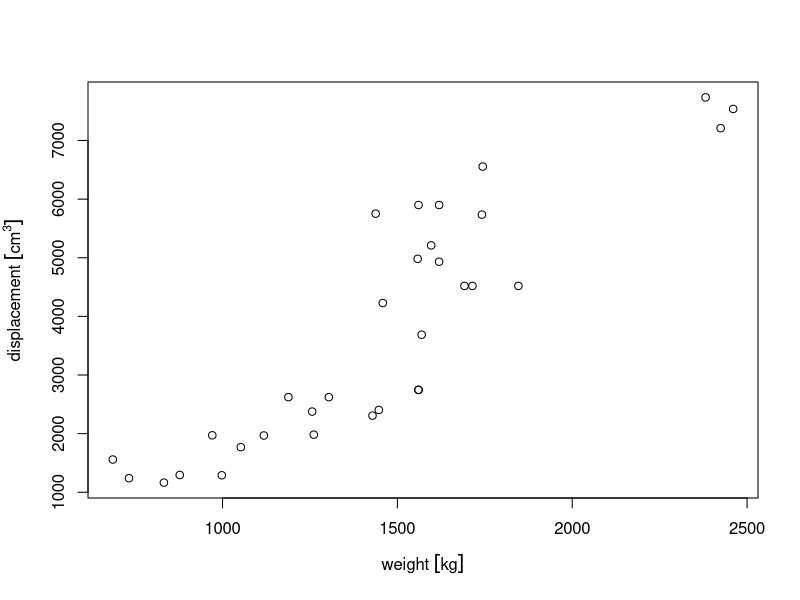
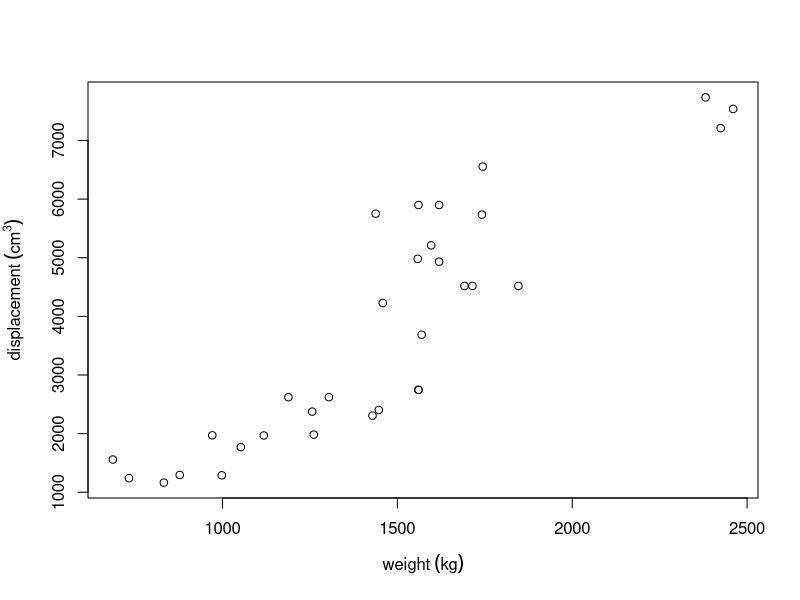
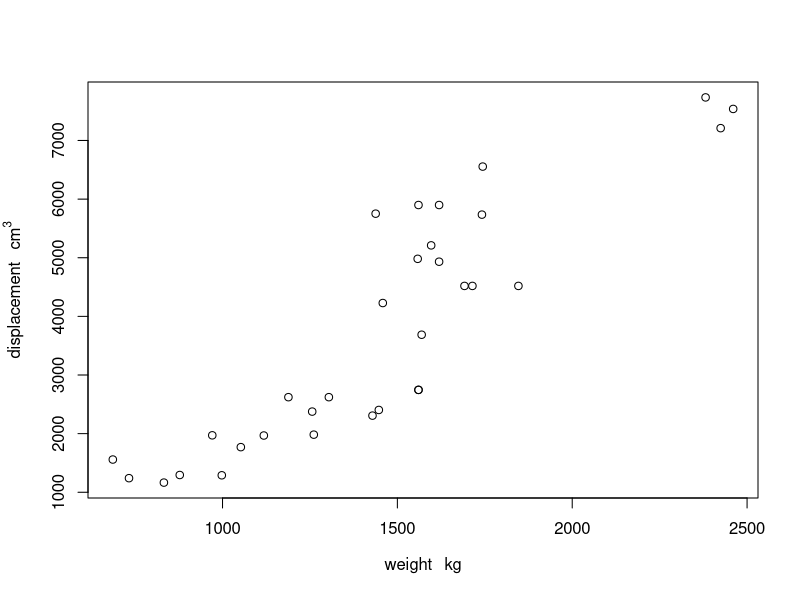
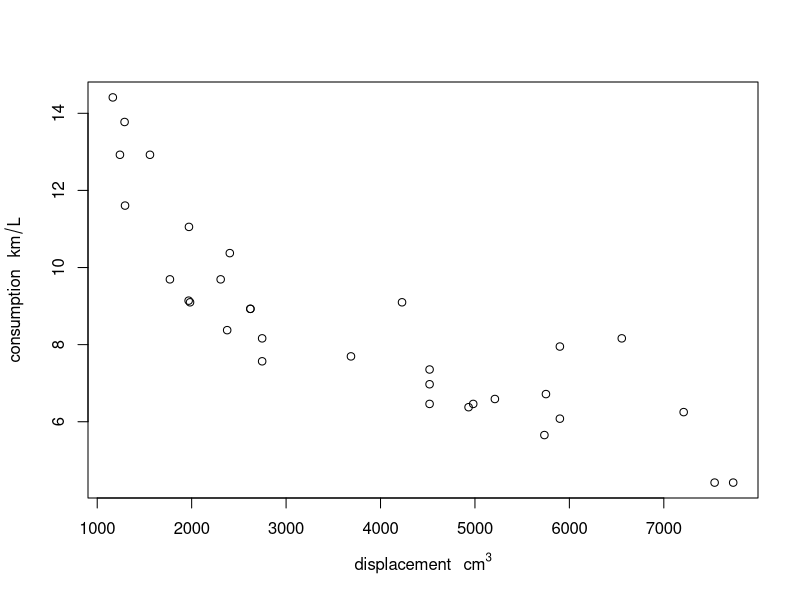
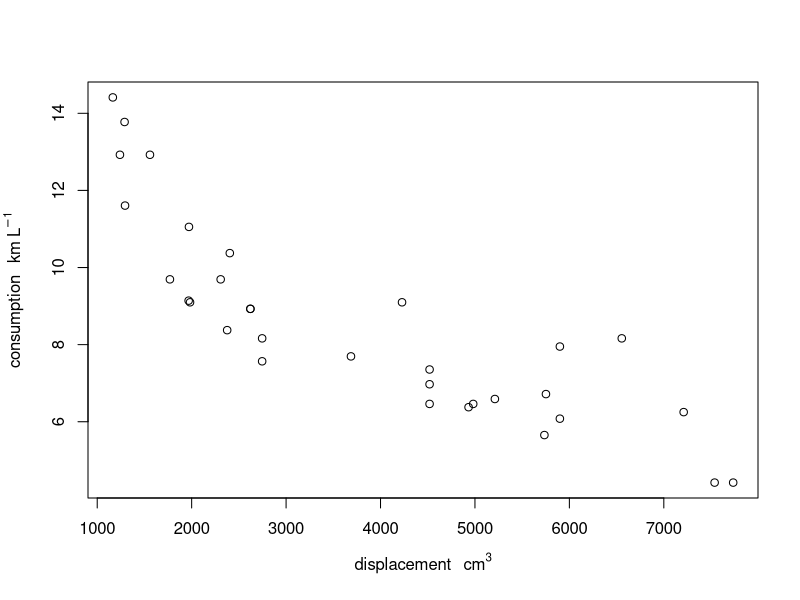
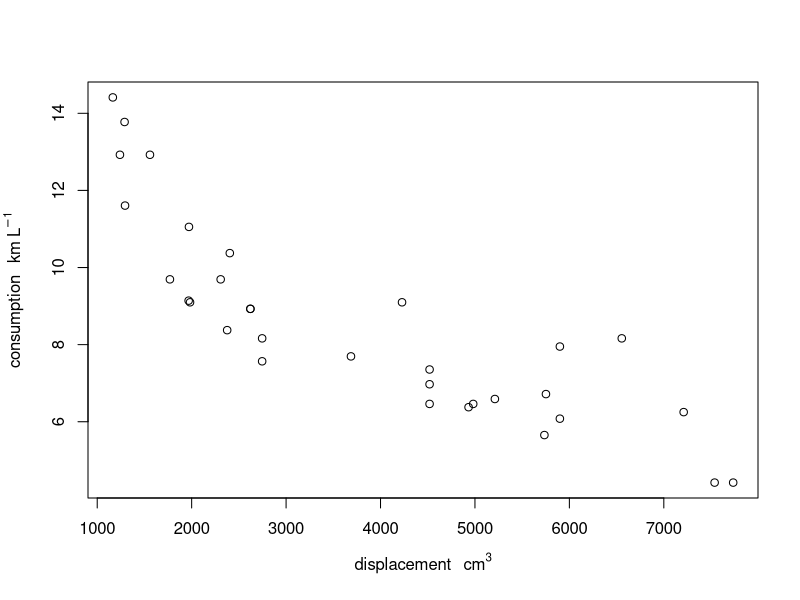
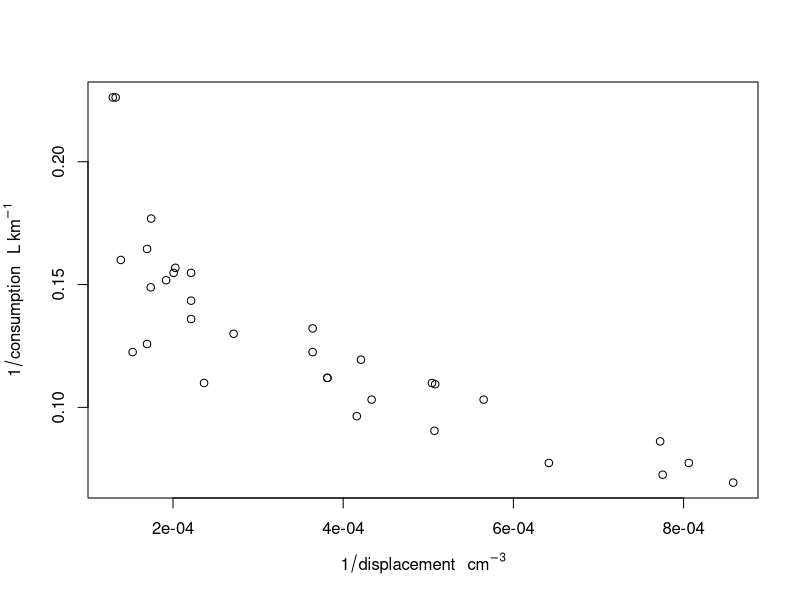

Here is the R script that generated these plots, in order:
## ---- chunk 1
knitr::opts_chunk$set(collapse = TRUE)
## ---- chunk 2
units:::units_options(negative_power = FALSE)
## ---- chunk 3
t1 = Sys.time() 
t2 = t1 + 3600 
d = t2 - t1
class(d)
units(d)
d
units(d) = "secs"
d
## ---- chunk 4
library(units)
(a <- set_units(runif(10),  m/s))
## ---- chunk 5
set_units(10, m/s)
## ---- chunk 6
b = a
units(b) <- make_units(km/h)
b
## ---- chunk 7
a + a
a * a
a ^ 2
a ** -2
## ---- chunk 8
a + b # m/s + km/h -> m/s
## ---- chunk 9
t <- make_units(s)
a * t
## ---- chunk 10
t <- make_units(min)
a * t
## ---- chunk 11
m <- make_units(m)
a * t / m
## ---- chunk 12
signif(a ** 2 / 3, 3)
cumsum(a)
log(a) # base defaults to exp(1)
log(a, base = 10)
log(a, base = 2)
## ---- chunk 13
sum(a)
min(a)
max(a)
range(a)
make_units(min(m/s, km/h)) # converts to first unit:
## ---- chunk 14
a
a[1]
## ---- chunk 15
a[2:5]
a[-(1:9)]
## ---- chunk 16
c(a,a)
## ---- chunk 17
c(a,b) # m/s, km/h -> m/s
c(b,a) # km/h, m/s -> km/h
## ---- chunk 18
t1 = Sys.time() 
t2 = t1 + 3600 
d = t2 - t1
(du = as_units(d))
## ---- chunk 19
(dt = as_difftime(du))
class(dt)
## ---- chunk 20
set_units(matrix(1:4,2,2), m/s)
set_units(matrix(1:4,2,2), m/s * m/s)
## ---- chunk 21
set_units(matrix(1:4,2,2), m/s) %*% set_units(4:3, m/s)
## ---- chunk 22
set.seed(131)
d <- data.frame(x = runif(4), 
                    y = set_units(runif(4), s), 
                    z = set_units(1:4, m/s))
d
summary(d)
d$yz = with(d, y * z)
d
d[1, "yz"]
## ---- chunk 23
(x = 1:10 * as_units("m2 s-1"))
## ---- chunk 24
y = 1:10 * make_units(m^2/s)
x + y
## ---- chunk 25
deparse_unit(x)
## ---- chunk 26
mar = par("mar") + c(0, .3, 0, 0)
displacement = mtcars$disp * as_units("in")^3
units(displacement) = make_units(cm^3)
weight = mtcars$wt * 1000 * make_units(lb)
units(weight) = make_units(kg)
par(mar = mar)
plot(weight, displacement)
## ---- chunk 27
units_options(group = c("(", ")") )  # parenthesis instead of square brackets
par(mar = mar)
plot(weight, displacement)
## ---- chunk 28
units_options(sep = c("~~~", "~"), group = c("", ""))  # no brackets; extra space
par(mar = mar)
plot(weight, displacement)
## ---- chunk 29
gallon = as_units("gallon")
consumption = mtcars$mpg * make_units(mi/gallon)
units(consumption) = make_units(km/l)
par(mar = mar)
plot(displacement, consumption) # division in consumption
units_options(negative_power = TRUE) # division becomes ^-1
plot(displacement, consumption) # division in consumption
## ---- chunk 30
units_options(negative_power = TRUE) # division becomes ^-1
par(mar = mar)
plot(displacement, consumption)
plot(1/displacement, 1/consumption)
## ---- chunk 31
units_options(negative_power = FALSE) # division becomes /
